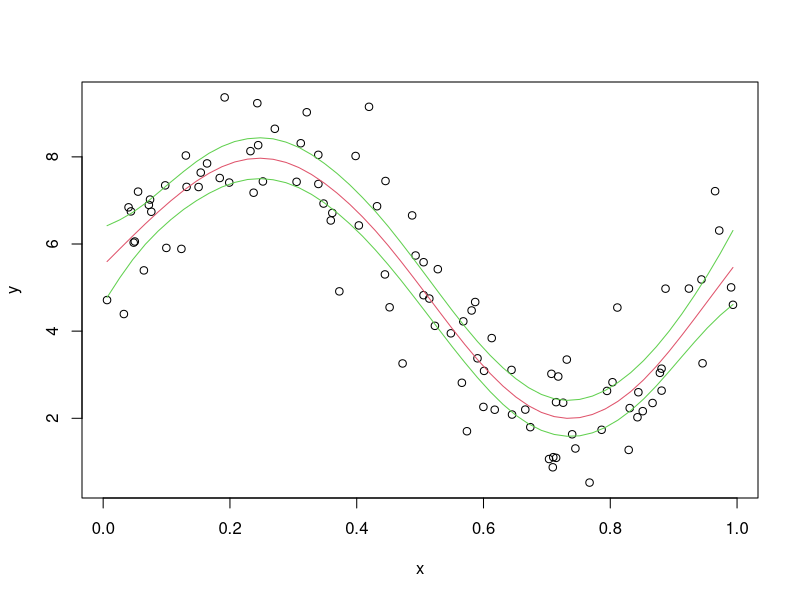

Reproduce this figure in R.
library(gss)


### Name: ssanova
### Title: Fitting Smoothing Spline ANOVA Models
### Aliases: ssanova
### Keywords: smooth models regression

### ** Examples

## Fit a cubic spline
x <- runif(100); y <- 5 + 3*sin(2*pi*x) + rnorm(x)
cubic.fit <- ssanova(y~x)
## Obtain estimates and standard errors on a grid
new <- data.frame(x=seq(min(x),max(x),len=50))
est <- predict(cubic.fit,new,se=TRUE)
## Plot the fit and the Bayesian confidence intervals
plot(x,y,col=1); lines(new$x,est$fit,col=2)
lines(new$x,est$fit+1.96*est$se,col=3)
lines(new$x,est$fit-1.96*est$se,col=3)
## Clean up
## Not run: 
##D rm(x,y,cubic.fit,new,est)
##D dev.off()
## End(Not run)

## Fit a tensor product cubic spline
data(nox)
nox.fit <- ssanova(log10(nox)~comp*equi,data=nox)
## Fit a spline with cubic and nominal marginals
nox$comp<-as.factor(nox$comp)
nox.fit.n <- ssanova(log10(nox)~comp*equi,data=nox)
## Fit a spline with cubic and ordinal marginals
nox$comp<-as.ordered(nox$comp)
nox.fit.o <- ssanova(log10(nox)~comp*equi,data=nox)
## Clean up
## Not run: rm(nox,nox.fit,nox.fit.n,nox.fit.o)
